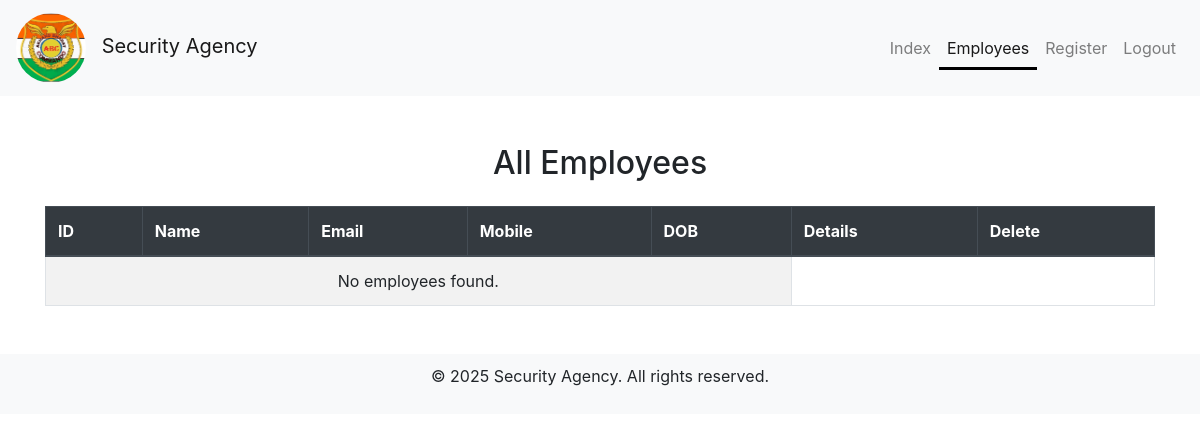
/owner/empdetails/ (signed in), run on an earlier commit of the app's database.
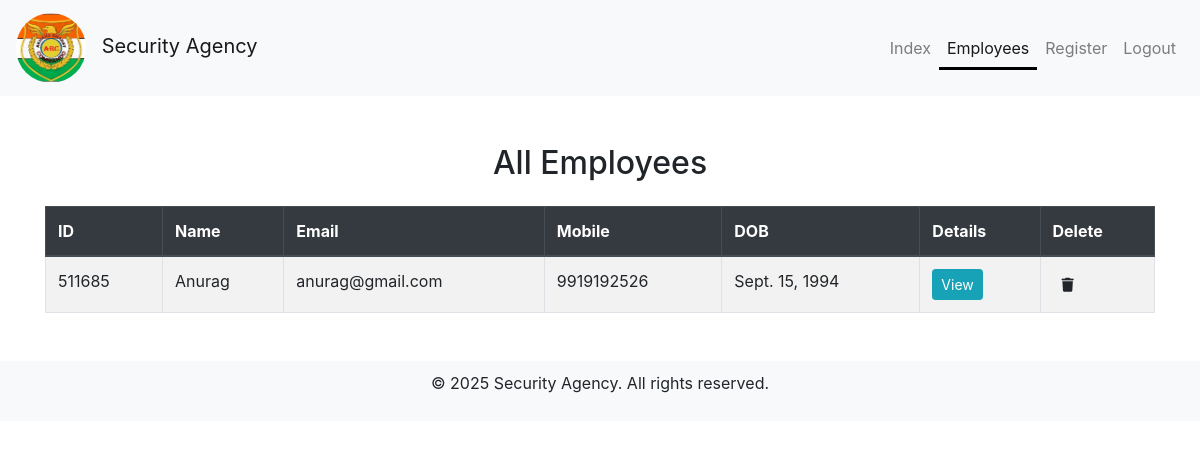
And on a later commit of the database.
### employee/models.py (models this page shows, shortened)
class Employee(models.Model):
    employee_id = models.CharField(max_length=10, primary_key=True, blank=True)  # Use employee ID as primary key
    email = models.EmailField(unique=True)
    password = models.CharField(max_length=128)  # Store hashed passwords
    name = models.CharField(max_length=100)  # Example field for employee name
    dob = models.DateField()
    aadhar_number = models.CharField(max_length=12, unique=True, blank=True, null=True)  # New field for Aadhar number
    mobile_number = models.CharField(max_length=10, blank=True, null=True)  # New field for mobile number
    qr_code_data = models.BinaryField(blank=True, null=True)  # Store QR code as binary data
    photo = models.ImageField(upload_to='employee_photos/', blank=True, null=True)

### owner/views.py (the view)
# urls.py: path('empdetails/',views.empdetails, name='empdetails'),
@cache_control(no_cache=True, must_revalidate=True, no_store=True)
def empdetails(request):
    if 'owner_id' in request.session:
        current_time = datetime.datetime.now()
        if 'login_time' not in request.session:
            request.session['login_time'] = current_time.strftime("%Y-%m-%d %H:%M:%S")
        login_time = datetime.datetime.strptime(request.session['login_time'], "%Y-%m-%d %H:%M:%S")
        if current_time - login_time < datetime.timedelta(minutes=ALLOTTED_TIME):
            request.session['login_time'] = current_time.strftime("%Y-%m-%d %H:%M:%S")
            employees = Employee.objects.all()
            m = request.GET.get('m')  # 👈 fetch message
            return render(request, 'owner/empdetails.html', {'employees': employees, 'm': m})
        else:
            request.session.flush()
            return render(request, 'login.html', {'m': 'Session timed out. Please log in again.'})
    else:
        return render(request, 'login.html', {'m': 'Please log in first.'})

### templates/owner/empdetails.html (shortened to what this page needs)
{% load static %}
<!DOCTYPE html>
<html lang="en">
<head>
    <link rel="stylesheet" href="{% static 'css/styles.css' %}">
    <link rel="stylesheet" href="https://stackpath.bootstrapcdn.com/bootstrap/4.5.2/css/bootstrap.min.css">
    <link rel="stylesheet" href="https://cdnjs.cloudflare.com/ajax/libs/font-awesome/6.0.0/css/all.min.css">
</head>
<body>
<nav class="navbar navbar-expand-lg navbar-light bg-light">
    <a class="navbar-brand" href="/">
        <img src="{% static 'images/logo.jpeg' %}" alt="Logo" class="site-logo">
        Security Agency
    </a>
    <div class="collapse navbar-collapse justify-content-end" id="navbarNav">
        <ul class="navbar-nav">
            <li class="nav-item">
                <a class="nav-link" href="{% url 'index' %}">Index</a>
            </li>
            <li class="nav-item">
                <a class="nav-link active custom-active-link" href="{% url 'empdetails' %}">Employees</a>
            </li>
            <li class="nav-item">
                <a class="nav-link" href="{% url 'regemp' %}">Register</a>
            </li>
            <li class="nav-item">
                <a class="nav-link" href="{% url 'logout' %}">Logout</a>
            </li>
        </ul>
    </div>
</nav>
<div class="container mt-5">
    <h2 class="text-center mb-4">All Employees</h2>
    <table class="table table-striped table-bordered">
        <thead class="thead-dark">
            <tr>
                <th>ID</th>
                <th>Name</th>
                <th>Email</th>
                <th>Mobile</th>
                <th>DOB</th>
                <th>Details</th>
                <th>Delete</th>
            </tr>
        </thead>
        <tbody>
            {% for emp in employees %}
            <tr>
                <td>{{ emp.employee_id }}</td>
                <td>{{ emp.name }}</td>
                <td>{{ emp.email }}</td>
                <td>{{ emp.mobile_number }}</td>
                <td>{{ emp.dob }}</td>
                <td>
                    <a href="{% url 'viewemp' emp.employee_id %}" class="btn btn-info btn-sm">View</a>
                  </td>
                  <td>
                    <form action="{% url 'deleteemp' emp.employee_id %}" method="POST" style="display:inline;">
                      <button type="submit" class="btn btn-sm delete-btn" title="Delete Employee">
                        <i class="fas fa-trash"></i>
                      </button>
                    </form>
                  </td>
            </tr>
            {% empty %}
            <tr><td colspan="5" class="text-center">No employees found.</td></tr>
            {% endfor %}
        </tbody>
    </table>
</div>
<footer class="text-center mt-5 mb-3">
    <p>&copy; 2025 Security Agency. All rights reserved.</p>
</footer>
</body>
</html>

### static/css/styles.css (style rules this page uses)
.site-logo { width: 70px; height: 70px; border-radius: 50%; margin-right: 10px; object-fit: cover; }
footer { background-color: #f8f9fa; padding: 10px 0; }
.nav-link { color: #007bff; }
.navbar-nav .nav-link.active.custom-active-link { position: relative; }
.navbar-nav .nav-link.active.custom-active-link::after { content: ''; position: absolute; bottom: -2px; left: 0; width: 100%; height: 3px; background-color: black; }
.delete-btn i { transition: transform 0.3s ease; }
:root { --primary-color: #4EA685; --secondary-color: #57B894; --black: #000000; --white: #ffffff; --gray: #efefef; --gray-2: #757575; --facebook-color: #4267B2; --google-color: #DB4437; --twitter-color: #1DA1F2; --insta-color: #E1306C; }

What changed in the data, as far as the page shows it:
added Employee: employee_id "511685", name "Anurag", email "anurag@gmail.com", mobile_number "9919192526", dob "Sept. 15, 1994"
Also different on the page:
text no longer shown: "No employees found."
